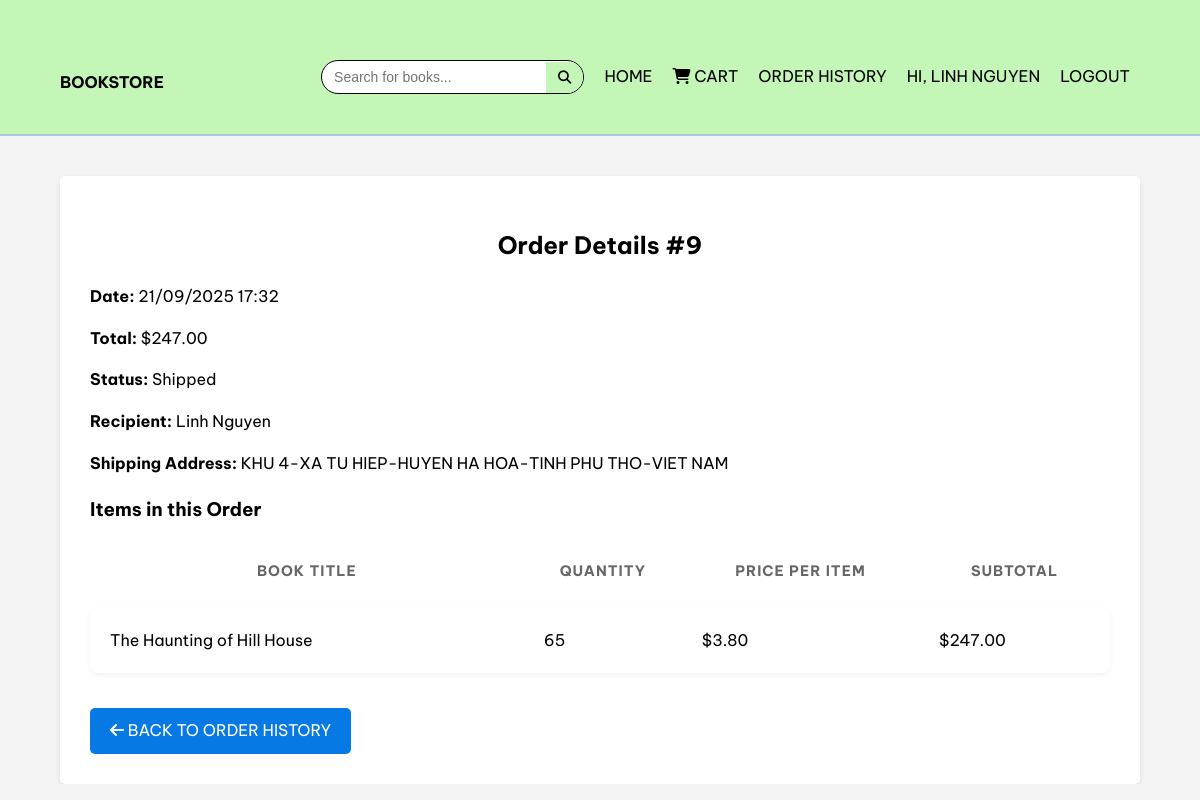
Page /order_detail.php?id=9 (signed in) on the committed database.
### tables this page shows
CREATE TABLE `orders` (
  `id` int(11) NOT NULL,
  `user_id` int(11) DEFAULT NULL,
  `total` decimal(10,2) NOT NULL,
  `status` enum('pending','processing','shipped','cancelled') NOT NULL DEFAULT 'pending',
  `customer_name` varchar(100) NOT NULL,
  `delivery_address` text NOT NULL,
  `phone_number` varchar(20) NOT NULL,
  `created_at` timestamp NOT NULL DEFAULT current_timestamp()
);

CREATE TABLE `order_items` (
  `id` int(11) NOT NULL,
  `order_id` int(11) NOT NULL,
  `book_id` int(11) NOT NULL,
  `quantity` int(11) NOT NULL,
  `price` decimal(10,2) NOT NULL
);

CREATE TABLE `books` (
  `id` int(11) NOT NULL,
  `title` varchar(255) NOT NULL,
  `author` varchar(100) NOT NULL,
  `price` decimal(10,2) NOT NULL,
  `stock` int(11) NOT NULL DEFAULT 0,
  `description` text DEFAULT NULL,
  `category_id` int(11) DEFAULT NULL,
  `created_at` timestamp NOT NULL DEFAULT current_timestamp()
);

### order_detail.php (the view, shortened to what this page needs)
<?php
require_once 'config/db.php';
include 'header.php';
$user_id = $_SESSION['user_id'];
$order_id = (int)$_GET['id'];
$stmt = $conn->prepare("SELECT * FROM orders WHERE id = ? AND user_id = ?");
$stmt->bind_param("ii", $order_id, $user_id);
$stmt->execute();
$order = $stmt->get_result()->fetch_assoc();
$item_stmt = $conn->prepare("SELECT oi.*, b.title FROM order_items oi JOIN books b ON oi.book_id = b.id WHERE oi.order_id = ?");
$item_stmt->bind_param("i", $order_id);
$item_stmt->execute();
$items = $item_stmt->get_result();
?>
<h2>Order Details #<?php echo $order['id']; ?></h2>
<div class="order-info">
    <p><strong>Date:</strong> <?php echo date("d/m/Y H:i", strtotime($order['created_at'])); ?></p>
    <p><strong>Total:</strong> $<?php echo number_format($order['total'], 2); ?></p>
    <p><strong>Status:</strong> <?php echo htmlspecialchars(ucfirst($order['status'])); ?></p>
    <p><strong>Recipient:</strong> <?php echo htmlspecialchars($order['customer_name']); ?></p>
    <p><strong>Shipping Address:</strong> <?php echo htmlspecialchars($order['delivery_address']); ?></p>
</div>
<h3>Items in this Order</h3>
<table class="order-table">
    <thead>
        <tr>
            <th>Book Title</th>
            <th>Quantity</th>
            <th>Price per Item</th>
            <th>Subtotal</th>
        </tr>
    </thead>
    <tbody>
        <?php while ($item = $items->fetch_assoc()): ?>
        <tr>
            <td><?php echo htmlspecialchars($item['title']); ?></td>
            <td><?php echo $item['quantity']; ?></td>
            <td>$<?php echo number_format($item['price'], 2); ?></td>
            <td>$<?php echo number_format($item['price'] * $item['quantity'], 2); ?></td>
        </tr>
        <?php endwhile; ?>
    </tbody>
</table>
<a href="order_history.php" class="btn" style="margin-top: 20px; display: inline-block;"><i class="fas fa-arrow-left"></i> Back to Order History</a>

### style.css (style rules this page uses)
body { font-family: Arial, sans-serif; line-height: 1.6; margin: 0; padding: 0; background: #f4f4f4; color: #000000; }
.btn { display: inline-block; background: #0779e4; color: #fff !important; padding: 10px 20px; border: none; cursor: pointer; text-decoration: none; border-radius: 5px; font-size: 16px; text-transform: uppercase; transition: background-color 0.3s; }
h2 { text-align: center; margin-bottom: 20px; }
body { font-family: 'Be Vietnam Pro', Arial, sans-serif; }
.order-table { width: 100%; border-collapse: separate; border-spacing: 0 15px; }
.order-table thead tr th { font-size: 0.9rem; color: #666; text-transform: uppercase; letter-spacing: 1px; padding-bottom: 10px; }
.order-table tbody tr { background: #fff; border-radius: 8px; box-shadow: 0 2px 5px rgba(0, 0, 0, 0.05); transition: transform 0.2s; }
.order-table tbody tr td { padding: 20px; vertical-align: middle; }
.order-table tbody tr td:first-child { border-top-left-radius: 8px; border-bottom-left-radius: 8px; }
.order-table tbody tr td:last-child { border-top-right-radius: 8px; border-bottom-right-radius: 8px; }

### rows in the picture
orders: id "9", created_at "21/09/2025 17:32", total "247.00", status "Shipped", customer_name "Linh Nguyen", delivery_address "KHU 4-XA TU HIEP-HUYEN HA HOA-TINH PHU THO-VIET NAM"
order_items: book.title "The Haunting of Hill House", quantity "65", price "3.80", $item['price'] * $item['quantity'] "247.00"

### other values in the picture
$_SESSION['fullname'] "LINH NGUYEN"
